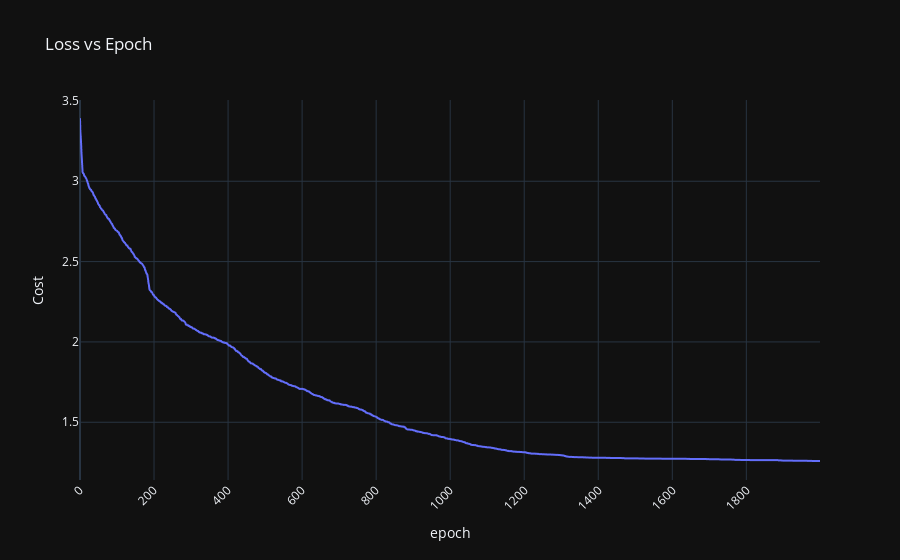

The code cell stored with this chart in its notebook:
### Markdown cell above
### BA Optmisation
Now we will try to optimise the network using BA

### Code cell
if True:
    # Create BA
    nn_ba = NN_BA(
        nn, 
        100,
        0.5, 
        0.6, 
        0,
        1,
        x_train, 
        y_train,
    )

    print(nn_ba.least_cost)

    (_, _, ep_cost) = nn_ba.fit(2000)

    print(nn_ba.least_cost)
    plot_loss(ep_cost)

### Figure 1 — Plotly figure (JSON) as saved in the notebook; plotly's stock layout.template omitted (floating-point values rounded to 4 significant figures; data arrays with more than 128 entries replaced by an {"elided": "..."} marker saying what was removed)
{"data": [{"hovertemplate": "epoch=%{x}<br>Cost=%{y}<extra></extra>", "legendgroup": "", "line": {"color": "#636efa", "dash": "solid"}, "marker": {"symbol": "circle"}, "mode": "lines", "name": "", "showlegend": false, "type": "scattergl", "x": {"elided": "2000 int values"}, "xaxis": "x", "y": {"elided": "2000 float values"}, "yaxis": "y"}], "layout": {"autosize": true, "legend": {"tracegroupgap": 0}, "title": {"text": "Loss vs Epoch"}, "xaxis": {"anchor": "y", "autorange": true, "domain": [0, 1], "range": [0, 1999], "tickangle": -45, "title": {"text": "epoch"}, "type": "linear"}, "yaxis": {"anchor": "x", "autorange": true, "domain": [0, 1], "range": [1.141, 3.506], "title": {"text": "Cost"}, "type": "linear"}}}
